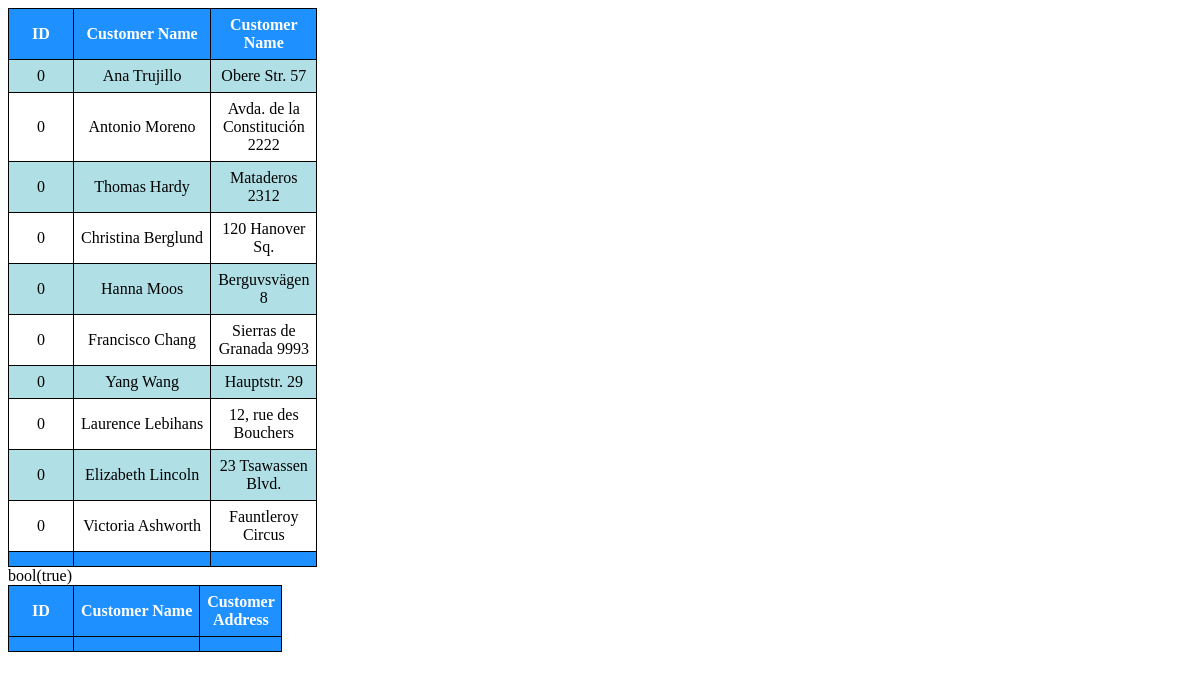
The page / on the database its author committed.
### tables this page shows
CREATE TABLE IF NOT EXISTS Customers (
    ID int(11) AUTO_INCREMENT PRIMARY KEY NOT NULL,
    CustomerID int(11) NOT NULL,
    CustomerName varchar(50) NOT NULL,
    CustomerAddress varchar(150) NOT NULL
);

### original.php (the view, shortened to what this page needs)
<?php
    $sqlOriginalStatement = "SELECT * FROM `customers` WHERE 1";
    $originalResult = mysqli_query($originalConnection, $sqlOriginalStatement);
    $checkOriginalResult = mysqli_num_rows($originalResult);
    echo'<div class="tbl-parent"><table> <tr><th>ID</th> <th>Customer Name</th> <th>Customer Name</th></tr>';
    if ($checkOriginalResult > 0) {
        while ($row = mysqli_fetch_assoc($originalResult)) {
            echo "<tr><td>";
            echo $row['CustomerID'];
            echo "</td><td>";
            echo $row['CustomerName'];
            echo "</td><td>";
            echo $row['CustomerAddress'];
            echo "</td></tr>";
        }
        echo "</tr><td></td><td></td><td></td></tr>";
        echo '</table></div>';
    }

### index.php (shortened to what this page needs)
<?php include_once 'connectionStrings.php'; ?>
<!DOCTYPE html>
<html>
    <head>
        <link rel="stylesheet" type="text/css" href="style.css">
    </head>
    <body>
        <div class="container">
            <?php
                include_once 'original.php';
                echo '<div class"vl">';
                    include_once 'copied.php';
                echo '</div>';
            ?>
        </div>
    </body>
</html>

### copied.php (shortened to what this page needs)
<?php
    $sqlCopiedStatement = "INSERT [IGNORE] INTO `CopiedCopmany.Customers` WHERE 1 SELECT * FROM `OriginalCopmany.Customers`";
    $copiedResult = mysqli_query($copiedConnection, $sqlCopiedStatement);
    var_dump($copiedResult);
    echo'<table> <tr><th>ID</th> <th>Customer Name</th> <th>Customer Address</th></tr>';
    if ($copiedResult > 0) {
        echo "</tr><td></td><td></td><td></td></tr>";
        echo '</table>';
    }

### style.css (style rules this page uses)
html, body { height: 100%; min-height: 100% }
.container { height: 100%; min-height: 100% }
table { border-collapse: collapse; }
table, th, td { border: 1px solid black; }
tr:nth-child(even) { background-color: powderblue }
tr:first-child, tr:last-child { color: white; background-color: DodgerBlue; }
th, td { padding: 7px; text-align: center; }
td:nth-child(odd) { width: 50px; }

### rows shown on the page
customers: CustomerID "0", CustomerName "Ana Trujillo", CustomerAddress "Obere Str. 57"
customers: CustomerID "0", CustomerName "Antonio Moreno", CustomerAddress "Avda. de la Constitución 2222"
customers: CustomerID "0", CustomerName "Thomas Hardy", CustomerAddress "Mataderos 2312"
customers: CustomerID "0", CustomerName "Christina Berglund", CustomerAddress "120 Hanover Sq."
customers: CustomerID "0", CustomerName "Hanna Moos", CustomerAddress "Berguvsvägen 8"
customers: CustomerID "0", CustomerName "Francisco Chang", CustomerAddress "Sierras de Granada 9993"
customers: CustomerID "0", CustomerName "Yang Wang", CustomerAddress "Hauptstr. 29"
customers: CustomerID "0", CustomerName "Laurence Lebihans", CustomerAddress "12, rue des Bouchers"
customers: CustomerID "0", CustomerName "Elizabeth Lincoln", CustomerAddress "23 Tsawassen Blvd."
customers: CustomerID "0", CustomerName "Victoria Ashworth", CustomerAddress "Fauntleroy Circus"
